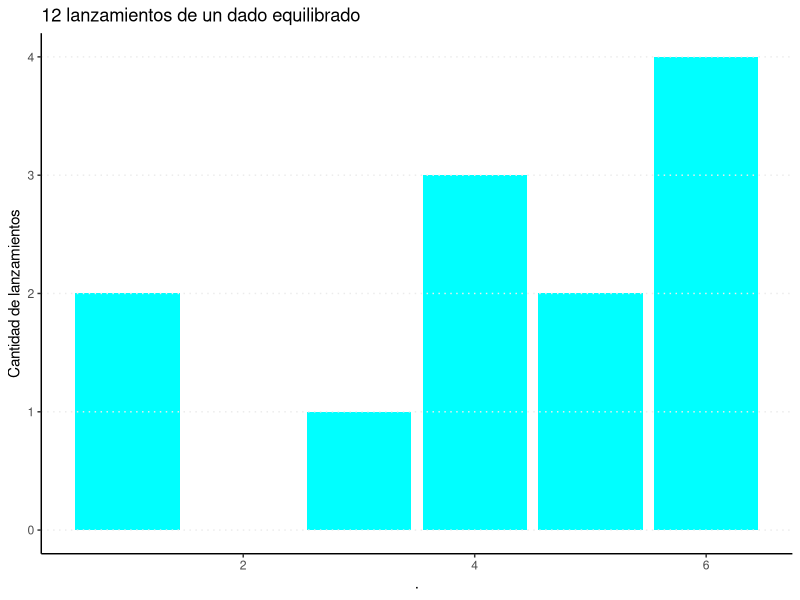
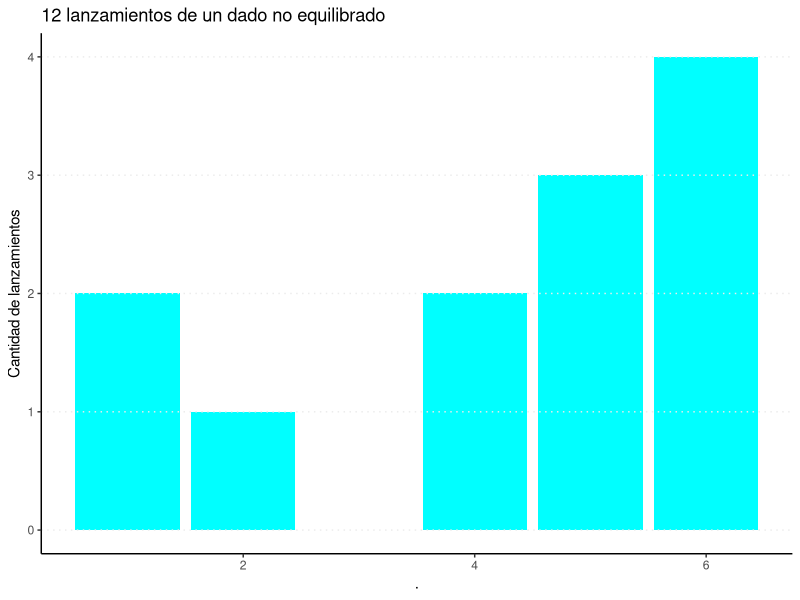
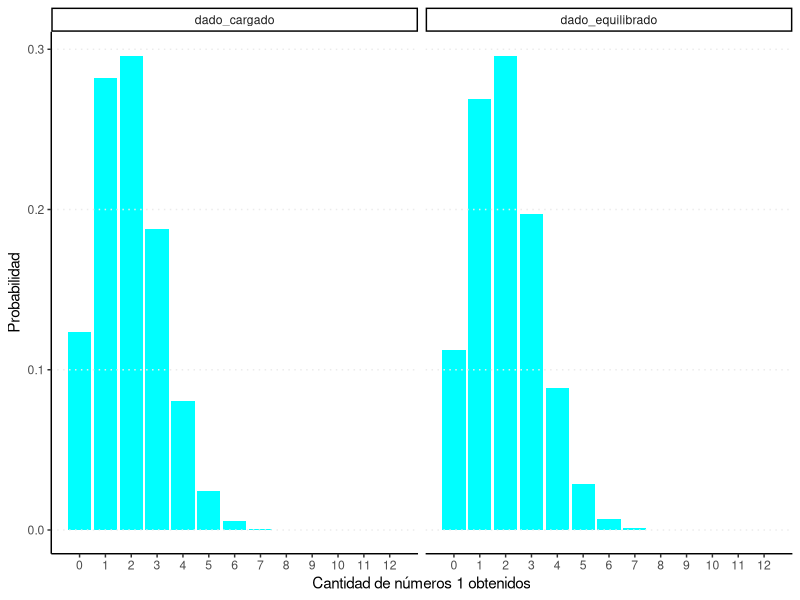
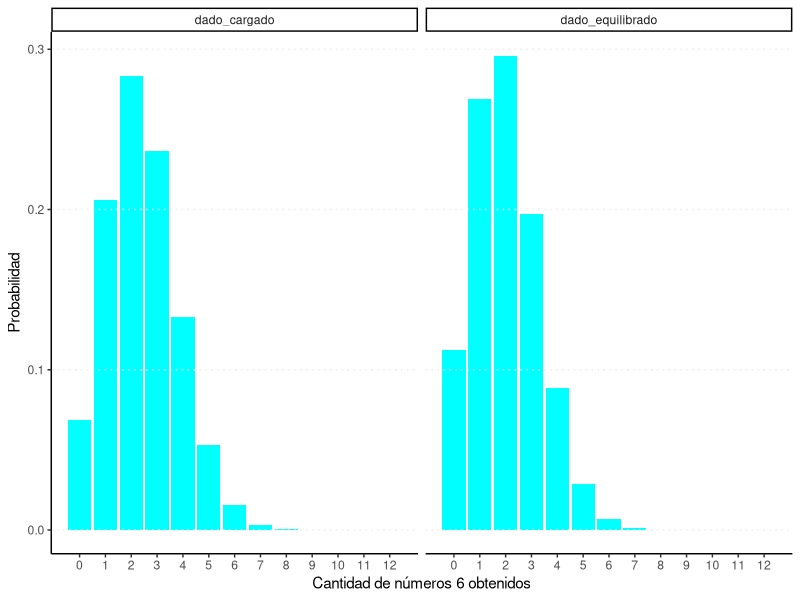
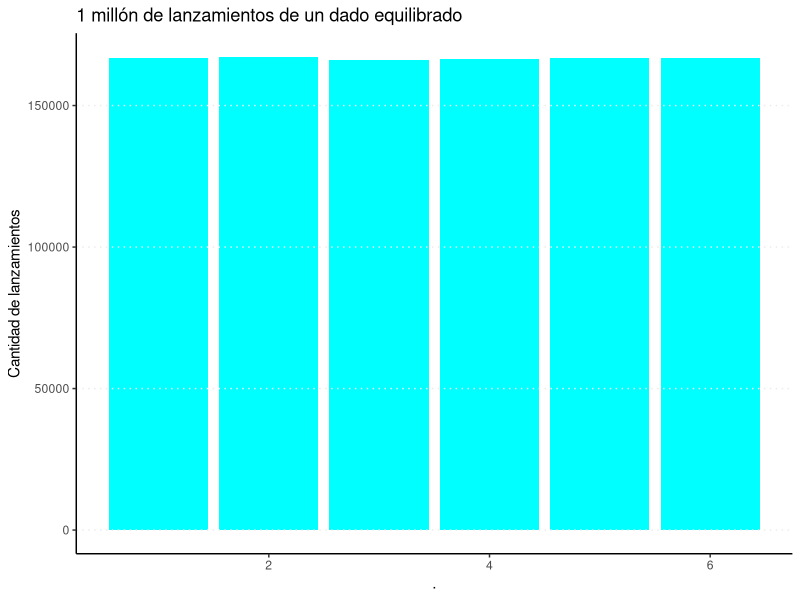
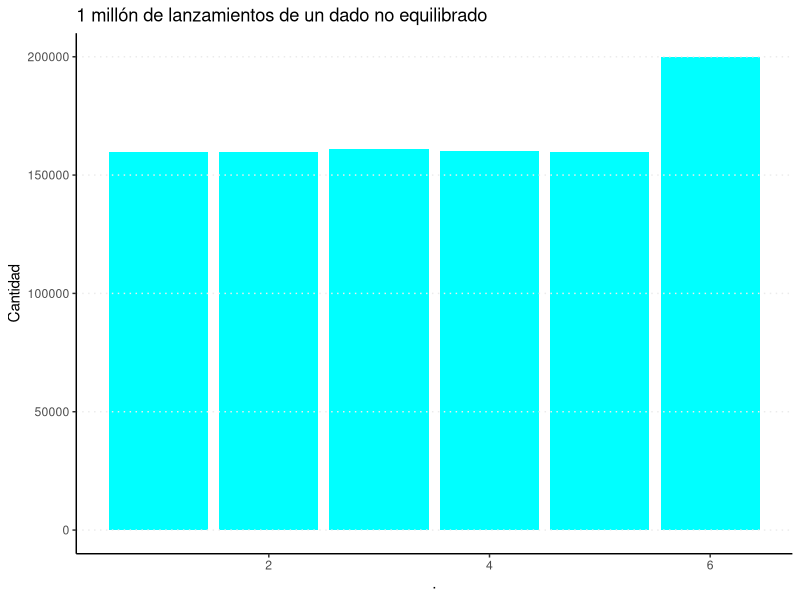

Generate these figures, in order, with R:
########################################################
## TP de Estadística ###################################
## Curso de Tamara Burdisso - FCE UBA ##################
########################################################
## Primera Parte - Ejercicio 8 #########################
########################################################


#'En este ejercicio, jugaremos con el lanzamiento de dados de 6 caras.
#'En particular, analizaremos qué tan probable es que salga un 1 o un 6.

#' #### Ejercicio 8.a)
 
#' Realizar 12 lanzamientos de un dado *equilibrado*. Llamamos dado equilibrado a aquel en
#'  donde todos los números tienen la misma probabilidad de ocurrencia.
#' ¿Qué resultados obtuvo?


###### Ejecutar desde aqui #################################
library(tidyverse)
lanzamientos_12 <- sample(c(1:6), 12, replace = TRUE)
lanzamientos_12
###### Hasta aqui ##########################################


#' ¿Qué proporción de 1 y 6 obtuvo?
 

###### Ejecutar desde aqui #################################
cat("La proporción de 1 fue:",mean(lanzamientos_12==1)) 
cat("La proporción de 6 fue:",mean(lanzamientos_12==6))
###### Hasta aqui ##########################################


#' Representar los resultados en un gráfico


###### Ejecutar desde aqui #################################
lanzamientos_12 %>% as.data.frame() %>%
  ggplot() +
  geom_bar(aes(.), fill="cyan") +
  theme_classic() +
  ggtitle("12 lanzamientos de un dado equilibrado") +
  ylab("Cantidad de lanzamientos")  +
  theme(panel.background = element_blank(),
        panel.grid.major.y = element_line(linetype = "dotted"),
        panel.ontop = TRUE)
###### Hasta aqui ##########################################

 
#' En base a los resultados, analice la pertinencia de la siguiente frase: 
 
#' *Como el dado es equilibrado, en 12 lanzamientos cada número tiene que salir*
#'  *exactamente 2 veces.*

 
#' #### Ejercicio 8.b)
 
#' Realizar 12 lanzamientos de un dado, donde la probabilidad de obtener un 6 es 0.20 y la de
#' obtener cada uno de los restantes números es 0.16. Es decir, el dado no es *equilibrado* sino que está cargado a favor del 6.
#' ¿Qué resultados obtuvo?


###### Ejecutar desde aqui #################################
lanzamientos_12b <- sample(c(1:6), 12, prob = c(0.16,0.16,0.16,0.16,0.16,0.20), replace = TRUE)
lanzamientos_12b
###### Hasta aqui ##########################################

 
#' ¿Qué proporción de 1 y 6 obtuvo?


###### Ejecutar desde aqui #################################
cat("La proporción de 1 fue:",mean(lanzamientos_12b==1)) 
cat("La proporción de 6 fue:",mean(lanzamientos_12b==6))
###### Hasta aqui ##########################################


#' Representar los resultados en un gráfico
 

###### Ejecutar desde aqui #################################
lanzamientos_12b %>% as.data.frame() %>%
  ggplot() +
  geom_bar(aes(.), fill="cyan") +
  theme_classic() +
  ggtitle("12 lanzamientos de un dado no equilibrado") +
  ylab("Cantidad de lanzamientos")  +
  theme(panel.background = element_blank(),
        panel.grid.major.y = element_line(linetype = "dotted"),
        panel.ontop = TRUE)
###### Hasta aqui ##########################################

 
#' ¿Obtuvo resultados muy distintos respecto al ejercicio 8.a)?
 
#' En base a los resultados, analice la pertinencia de la siguiente frase: 

#' *Como el dado estaba cargado a favor del 6, en 12 lanzamientos tiene que salir más*
#'  *de dos veces el 6, mientras que los demás números tienen que salir una misma*
#'  *cantidad de veces.*


#' ¿Qué tan probables considera los resultados obtenidos,
#' tanto para el dado equilibrado como para el dado cargado?
#' Los siguientes gráficos de la distribución binomial pueden ayudarle a responder.


# Distribución Binomial para la cantidad de 1 obtenidos
###### Ejecutar desde aqui #################################
data.frame(Cantidad_de_Unos=c(0:12), "dado_equilibrado"=dbinom((0:12),12,1/6), "dado_cargado"=dbinom((0:12),12,0.16)) %>%
  gather(caso,Probabilidad,-Cantidad_de_Unos) %>%
  ggplot(aes(x=Cantidad_de_Unos, y=Probabilidad)) +
  geom_col(fill="cyan") +
  ylab("Probabilidad") +
  xlab("Cantidad de números 1 obtenidos") +
  facet_wrap(.~caso) +
  theme_classic() +
  scale_x_continuous(breaks=c(0:12),labels=c(0:12)) +
  theme(panel.background = element_blank(),
        panel.grid.major.y = element_line(linetype = "dotted"),
        panel.ontop = TRUE)
###### Hasta aqui ##########################################


# Distribución Binomial para la cantidad de 6 obtenidos
###### Ejecutar desde aqui #################################
data.frame(Cantidad_de_Seis=c(0:12), "dado_equilibrado"=dbinom((0:12),12,1/6), "dado_cargado"=dbinom((0:12),12,0.2)) %>%
  gather(caso,Probabilidad,-Cantidad_de_Seis) %>%
  ggplot(aes(x=Cantidad_de_Seis, y=Probabilidad)) +
  geom_col(fill="cyan") +
  ylab("Probabilidad") +
  xlab("Cantidad de números 6 obtenidos") +
  facet_wrap(.~caso) +
  theme_classic() +
  scale_x_continuous(breaks=c(0:12),labels=c(0:12)) +
  theme(panel.background = element_blank(),
        panel.grid.major.y = element_line(linetype = "dotted"),
        panel.ontop = TRUE)
###### Hasta aqui ##########################################


#' #### Ejercicio 8.c)

#' Repetiremos el ejercicio 8.a), pero esta vez lanzando **1 millón** de veces el dado equilibrado
#' Muestre los primeros 10 resultados


###### Ejecutar desde aqui #################################
lanzamientos_1m <- sample(c(1:6), 1000000, replace = TRUE)
head(lanzamientos_1m,10)
###### Hasta aqui ##########################################


#' ¿Qué proporción de 1 y 6 obtuvo en el millón de lanzamientos?


###### Ejecutar desde aqui #################################
cat("La proporción de 1 fue:",mean(lanzamientos_1m==1)) 
cat("La proporción de 6 fue:",mean(lanzamientos_1m==6))
###### Hasta aqui ##########################################


#' Representar los resultados en un gráfico
 

###### Ejecutar desde aqui #################################
lanzamientos_1m %>% as.data.frame() %>%
  ggplot() +
  geom_bar(aes(.), fill="cyan") +
  theme_classic() +
  ggtitle("1 millón de lanzamientos de un dado equilibrado") +
  ylab("Cantidad de lanzamientos")  +
  theme(panel.background = element_blank(),
        panel.grid.major.y = element_line(linetype = "dotted"),
        panel.ontop = TRUE)
###### Hasta aqui ##########################################


#' Viendo los resultados, ¿está en condiciones de afirmar que el dado es equilibrado?
#' Por el momento, puede dar una respuesta “a ojo”. En la segunda parte de la materia 
#' haremos un “test de hipótesis para la diferencia de proporciones” para poder 
#' argumentar de manera más rigurosa.
 

#' #### Ejercicio 8.d)

#' Repetiremos el ejercicio 8.b), pero esta vez lanzando 1 millón de veces el dado con
#'  probabilidades levemente favorables para el 6.
#' Muestre los primeros 10 resultados


###### Ejecutar desde aqui #################################
lanzamientos_1mb <- sample(c(1:6), 1000000, prob = c(0.16,0.16,0.16,0.16,0.16,0.20), replace = TRUE)
head(lanzamientos_1mb,10)
###### Hasta aqui ##########################################

 
#' ¿Qué proporción de 1 y 6 obtuvo?
 

###### Ejecutar desde aqui #################################
cat("La proporción de 1 fue:",mean(lanzamientos_1mb==1)) 
cat("La proporción de 6 fue:",mean(lanzamientos_1mb==6))
###### Hasta aqui ##########################################


#' Representar los resultados en un gráfico


###### Ejecutar desde aqui #################################
lanzamientos_1mb %>% as.data.frame() %>%
  ggplot() +
  geom_bar(aes(.), fill="cyan") +
  theme_classic() +
  ggtitle("1 millón de lanzamientos de un dado no equilibrado") +
  ylab("Cantidad") +
  theme(panel.background = element_blank(),
        panel.grid.major.y = element_line(linetype = "dotted"),
        panel.ontop = TRUE)
###### Hasta aqui ##########################################

 
#' Viendo los resultados, ¿está en condiciones de afirmar que el dado no es equilibrado?
#' Por el momento, puede dar una respuesta “a ojo”. En la segunda parte de la materia 
#' haremos un “test de hipótesis para la diferencia de proporciones” para poder 
#' argumentar de manera más rigurosa.

#' ¿Qué diferencias nota en la simulación con 12 lanzamientos y la de 1 millón de lanzamientos?
#' ¿Cuál es más confiable para sacar conclusiones?

